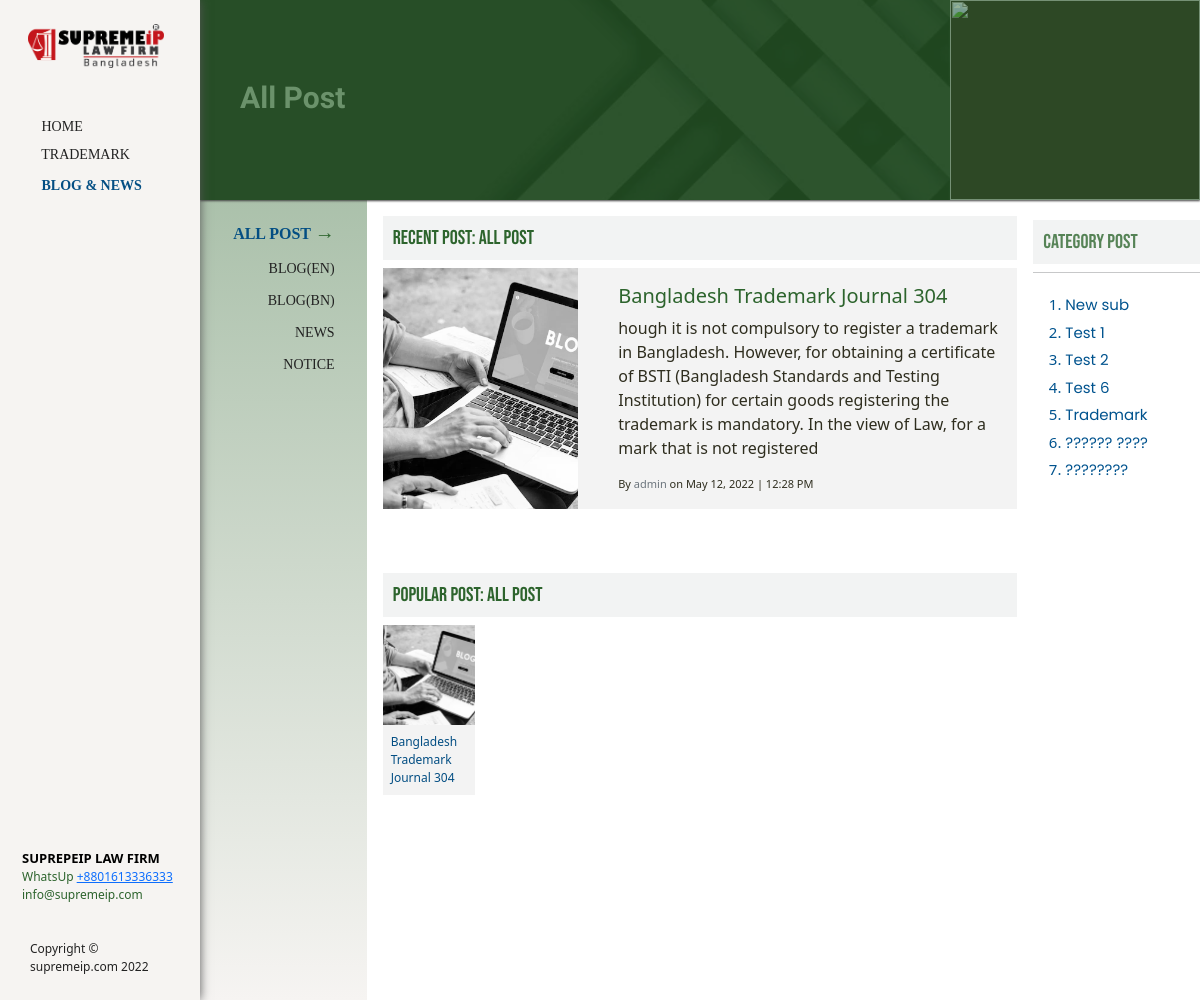
The app's page /post.php with its own data.
### tables this page shows
CREATE TABLE `settings` (
  `id` int(11) NOT NULL AUTO_INCREMENT,
  `logo` varchar(255) NOT NULL,
  `logo_size` float NOT NULL,
  `favicon` varchar(100) NOT NULL,
  `footer` mediumtext NOT NULL,
  `copyrightupdate` text NOT NULL,
  `sidebarcolor` varchar(255) NOT NULL,
  `whatsapp` varchar(255) NOT NULL,
  `Print_page_header` varchar(255) NOT NULL,
  `default_img` varchar(300) NOT NULL,
  `default_img2` varchar(200) NOT NULL,
  `Overlay_color` varchar(200) NOT NULL,
  `Overlay_color2` varchar(100) NOT NULL,
  `default_theam_color` varchar(250) NOT NULL,
  `client_bg_defult` varchar(25) NOT NULL,
  `page_header_font_size` int(10) NOT NULL,
  `page_header_font_color` varchar(200) NOT NULL,
  `page_header_font_famaily` varchar(200) NOT NULL,
  `page_header_font_lettercash` varchar(100) NOT NULL,
  PRIMARY KEY (`id`)
);

CREATE TABLE `pages` (
  `page_id` int(10) NOT NULL AUTO_INCREMENT,
  `manu_title` varchar(255) NOT NULL,
  `page_title` varchar(255) DEFAULT NULL,
  `page_url` varchar(255) DEFAULT NULL,
  `date` date DEFAULT NULL,
  `menu_icon` varchar(50) NOT NULL,
  `time` time(6) DEFAULT NULL,
  `page_parent_id` int(10) DEFAULT NULL,
  `page_status` int(2) NOT NULL DEFAULT '0',
  `page_content` longtext,
  `page_featured_image` varchar(300) DEFAULT NULL,
  `bg_color` varchar(200) NOT NULL,
  `seo_title` varchar(355) NOT NULL DEFAULT 'seo title',
  `seo_keyword` varchar(555) NOT NULL DEFAULT 'seo_keyword',
  `seo_description` varchar(1000) NOT NULL DEFAULT 'seo_description',
  `contact_parson` varchar(20) NOT NULL,
  `contact_parson_titel` varchar(255) NOT NULL DEFAULT 'Your Lawyer is here',
  `contact_parson_color` varchar(20) NOT NULL DEFAULT '#E8E8E8',
  `contact_parson_text_color` varchar(25) NOT NULL,
  `header_bg_img` varchar(355) NOT NULL DEFAULT 'cat1.jpg',
  `bgimag_off_on` varchar(10) NOT NULL DEFAULT '1',
  `header_img_two` varchar(355) NOT NULL DEFAULT 'cat3.jpg',
  `header_overlay_color` varchar(200) NOT NULL,
  `Section_Title_Price` varchar(355) NOT NULL DEFAULT 'Schedule Fee',
  `Section_Title_Flowchart` varchar(355) NOT NULL DEFAULT 'Flowchart',
  `Section_Title_Faq` varchar(355) NOT NULL DEFAULT 'FAQ',
  `Section_Title_File` varchar(355) NOT NULL DEFAULT 'File Download',
  `Section_gap_off_on` int(2) NOT NULL DEFAULT '0',
  `main_menu` int(10) NOT NULL DEFAULT '0',
  `client_off_on` int(2) NOT NULL,
  `services_off_on` int(2) NOT NULL,
  `global_color` int(2) NOT NULL DEFAULT '1',
  PRIMARY KEY (`page_id`)
);

CREATE TABLE `blogs_category` (
  `cat_id` int(11) NOT NULL AUTO_INCREMENT,
  `category_name` varchar(100) NOT NULL,
  `cat_icon` varchar(100) NOT NULL,
  `perent_id` int(2) NOT NULL DEFAULT '0',
  PRIMARY KEY (`cat_id`)
);

CREATE TABLE `blog_news` (
  `id` int(10) NOT NULL AUTO_INCREMENT,
  `post_title` varchar(300) NOT NULL,
  `cat_title` varchar(255) NOT NULL,
  `page_url` varchar(255) NOT NULL,
  `parent_cat_id` int(10) NOT NULL DEFAULT '0',
  `page_status` int(2) NOT NULL,
  `blognews_content` longtext NOT NULL,
  `featured_image` varchar(225) NOT NULL,
  `datetime` datetime(6) NOT NULL,
  `updatedtime` datetime(6) NOT NULL DEFAULT CURRENT_TIMESTAMP(6),
  `page_view` int(10) NOT NULL,
  PRIMARY KEY (`id`)
);

### inc/function.php (called while the page is built, shortened)
<?php
function SelectData($TableName, $moresql){
	global $conn;
	$sql = "SELECT * FROM $TableName $moresql";
	$select = mysqli_query($conn, $sql);
	return $select;
}
function postcate($col_name, $id){
    $row = mysqli_fetch_array(SelectData('blogs_category',"WHERE cat_id='$id'"));
    return $row[$col_name];
}
function settings($U_data){
    $row = mysqli_fetch_array(SelectData('settings',""));
    return html_entity_decode($row[$U_data]);
}
function header_menu($data){
    $row = mysqli_fetch_array(SelectData('header_menu',""));
    return $row[$data];
}
function pagelimit($getpagenumber, $limit){
    global $get_page;
    if (isset($getpagenumber)) { $get_page = $getpagenumber; }
    if ($get_page=="" || $get_page=="1" ) { $traget_page = "0";
    }else{ $traget_page = ($get_page*$limit)-$limit;}
    return($traget_page);
}
?>

### post.php (the view, shortened to what this page needs)
<?php
    include "inc/header.php";
?>
 <main class="col-md-9 ms-sm-auto col-lg-10  px-md-0" >
    <div class="header_img bg-dark ">
        <div class="row mx-0 m-0 p-0">
            <div class="col-9  m-0 p-0"style="background-image: url('assets/brand/cat2.webp'); background-repeat: no-repeat; background-position: center; background-size: cover;">
                <h1 class="text-white h2"><?php if (isset($_GET['category'])) {echo $_GET['category'];}elseif (isset($_GET['sub_category'])) {echo $_GET['sub_category']; }else{echo 'All Post';}?>
                <div class="overlay" style="background:<?=settings('Overlay_color')?>; opacity: 0.7;"></div>
            </h1>
            </div>
            <div class="col-3 m-0 p-0 position-relative">
                <div class="d-flex flex-column">
                    <img src="assets/brand/cat3.jpg"style="height:200px;">
                </div>
                <div class="overlay2" style="background:<?=settings('Overlay_color2')?>; opacity: 0.5;"></div>
                <nav aria-label="" class="breadcrumb_menu">
                    <ol class="nav" style="cursor: pointer;">
                        <li class="nav-link p-1 "><a href="https://www.facebook.com/sharer/sharer.php?u=<?=$sharelink?>"><i class="fab fa-facebook-square fs-5 text-white"></i></a> </li>
                        <li class="nav-link p-1 "><a href="https://twitter.com/intent/tweet?url=<?=$sharelink?>"><i class="fab fa-twitter-square fs-5 text-white"></i></a></li>
                        <li class="nav-link p-1 "><a href="https://www.linkedin.com/shareArticle?mini=true&url=<?=$sharelink?>"><i class="fab fa-linkedin fs-5 text-white"></i></a></li>
                        <li class="nav-link p-1 "><a href="https://api.whatsapp.com/send?text=<?=$sharelink?>"><i class="fab fa-whatsapp-square fs-5 text-white"></i></a></li>
                        <li class="nav-link p-1 "><a href="mailto:info@example.com?&subject=&cc=&bcc=&body=<?=$sharelink?>"><i class="fas fa-envelope fs-5 text-white "></i></a></li>
                    </ol>
                </nav>
            </div>
        </div>
    </div>
 	<div class="row mx-0 p-0 m-0" style="min-height: 800px; background:<?=settings('default_theam_color')?>">
 		<div class="col-2 mt-2  pt-1 p-3 h-50  side-menu ">
            <ul class="nav flex-column main_header">
                <li class="nav-item">
                    <a class="nav-link nav_menu <?php if ($baseurl=='post.php') { echo "active_menu";}?>" href="post.php">
                         All Post <?php if ($baseurl=='post.php') { echo "<span class='h5'>&#8594;</span>";}?>
                    </a>
                </li>
                 <?php
                    $data = SelectData('blogs_category','WHERE perent_id=0');
                    while($row = $data->fetch_object()){?>
                <li class="nav-item">
                    <a class="nav-link nav_menu <?php if ($baseurl=='post.php?category='.$row->category_name OR $prentname==$row->category_name) { echo "active_menu";} ?> " href="post.php?category=<?=$row->category_name?>">
                        <?=$row->category_name?>
                    </a>
                </li>
               <?php }?>
            </ul>
 		</div>
        <div class="col-12 col-md-8 col-lg-8 m-0 p-3 bg-white">
            <div class="cat_content">
            <h5 class="section_title" ><i class='fas fa-file-alt'></i> Recent post:
                <?php if (isset($_GET['category'])) {echo $_GET['category'];}elseif (isset($_GET['sub_category'])) {echo $_GET['sub_category']; }else{echo 'All Post';}?>
            </h5>
            <?php
                if (isset($_GET['category'])) {
                    $data=SelectData('blog_news',"WHERE parent_cat_id='$cat_id'  LIMIT 10");
                }elseif (isset($_GET['sub_category'])) {
                    $sub_cat_id = cateid("{$_GET['sub_category']}");
                    $data=SelectData('blog_news',"WHERE cat_title='$sub_cat_id'  LIMIT 10");
                }else{
                    if (isset($_GET['page'])) {$pageid = $_GET['page'];}else{ $pageid ='';}
                    $traget_page= pagelimit($pageid,'10');
                    $data=SelectData('blog_news',"ORDER BY id DESC LIMIT $traget_page, 10");
                }
                while($row = $data->fetch_object()){?>
                    <div class="Recent_post p-0">
                        <a class="nav-link p-0 m-0" href="post_full.php?detail=<?=$row->page_url?>">
                            <div class="card mb-3 bg-light rounded-0 border-0">
                                <div class="row p-0">
                                    <div class="col-md-4 Recent_post_imge">
                                        <img src="assets/blogs/<?=$row->featured_image?>" width="100%" height="100%" alt="..." style="object-fit: cover;">
                                    </div>
                                    <div class="col-md-8">
                                        <div class="card-body ms-0">
                                            <h5 class="card-title" <?=(postcate('category_name',"$row->parent_cat_id")=='Blog(BN)') ? "style='font-family: bangla-azad !important; font-size:22px;'" : '' ;?> ><?=$row->post_title?></h5>
                                            <p class="card-text text-dark" <?=(postcate('category_name',"$row->parent_cat_id")=='Blog(BN)') ? "style='font-family: bangla-regular !important;font-size:16px;'" : '' ;?> >
                                                <?php $postcontent=html_entity_decode($row->blognews_content); $content=strip_tags($postcontent);
                                                        echo mb_strimwidth($content,0,270," "); ?></p>
                                            <p class="card-text text-dark" style="font-size: 11px;">
                                                By <span class="text-muted">admin</span> on <?=date('M d, Y | h:i A',strtotime($row->datetime)); ?>
                                            </p>
                                        </div>
                                    </div>
                                </div>
                            </div>
                        </a>
                    </div>
                <?php } ?>
            <div class="Popular_post pt-5">
                <h5 class="section_title" ><i class='fas fa-file-alt'></i> Popular post:
                <?php if (isset($_GET['category'])) {echo $_GET['category'];}elseif (isset($_GET['sub_category'])) {echo $_GET['sub_category']; }else{echo 'All Post';}?>
                </h5>
                <div class="row gx-3">
                    <?php
                        $data = (!isset($_GET['category'])) ? SelectData('blog_news','LIMIT 12'): SelectData('blog_news',"WHERE parent_cat_id='$cat_id'  LIMIT 4");
                        while($row = $data->fetch_object()){?>
                        <div class="col-md-2 mb-4 d-flex align-items-stretch">
                            <div class="post_card bg-light p-0 m-0 rounded-0 border-0 " >
                                <a class="nav-link p-0 m-0 " href="post_full.php?detail=<?=$row->page_url?>">
                                <img src="assets/blogs/<?=$row->featured_image?>" style="object-fit: cover; height: 100px;  width:100%">
                                <div class="Popular_post_title p-2"><?= substr_replace($row->post_title, "",150)?></div>
                                </a>
                            </div>
                        </div>
                    <?php } ?>
                </div>
            </div>
        </div>
    </div>
    <div class="col-md-2 m-0 p-0 pt-0 bg-white">
        <div class="sub-cat lawyer">
            <h6 class="m-0 section_title"><i class="far fa-file-alt"></i> Category Post</h6>
            <hr class="p-0 mt-2 " style="border-bottom:3x solid #979797;  width: 100%;" >
            <ul>
                <?php
                    if (isset($_GET['category'])) {
                        $catdata=SelectData('blogs_category',"WHERE perent_id='$cat_id'");
                    }elseif (isset($_GET['sub_category'])) {
                        $pid=perent_id($_GET['sub_category']);
                        $catdata= SelectData('blogs_category',"WHERE perent_id='$pid'");
                    }else{
                        $catdata = SelectData('blogs_category','WHERE perent_id!=0 ORDER BY category_name ASC');
                    }
                    while($catrow = $catdata->fetch_object()){?>
                        <li class="pt-1"><a class="<?=(isset($_GET['sub_category']) AND $_GET['sub_category']==$catrow->category_name) ? 'sub_active' : '' ;?>"  href="post.php?sub_category=<?=$catrow->category_name?>"><?=$catrow->category_name?> </a></li>
                <?php } ?>
            </ul>
        </div>
    </div>
    </div>
 </main>
<?php include"inc/footer.php";?>

### inc/header.php (shortened to what this page needs)
<?php
  include "inc/db.php";
  include "inc/function.php";
  $baseurl=basename($_SERVER['REQUEST_URI']);
?>
<!doctype html>
<html lang="en">
  <head>
    <link href="assets/dist/css/style.css" type="text/css" rel="stylesheet">
    <link rel='stylesheet' type='text/css' href='style.php' />
    <link rel="stylesheet" href="https://kit-pro.fontawesome.com/releases/v5.15.2/css/pro.min.css">
    <link href="assets/dist/css/owl.carousel.min.css" rel="stylesheet">
    <link href="assets/dist/css/bootstrap.min.css" rel="stylesheet" >
  </head>
<body id="supremeip">
  <div class="container-fluid">
  <div class="row">
    <nav id="sidebarMenu" class="col-md-2 col-lg-2 d-md-block sidebar collapse" style="background:<?=header_menu('background_color');?>">
      <div class="position-sticky">
        <div class="logo_text ms-3 mb-4 py-4">
            <div class="logoimg">
              <a href="index.php"><img src="assets/brand/<?=settings('logo')?>"></a>
            </div>
          </div>
        <ul class="navbar-nav ms-3 header_menu">
          <li class="nav-item m-0 p-0 ">
            <a class="nav-link nav_menus m-0 p-0 <?php if (basename($_SERVER['REQUEST_URI'])=='index.php') { echo "active_menu"; } ?>" href="index.php">
            <i class="fas fa-home" style="display: inline-block!important;transform: rotate(0deg);"></i> Home<a>
          </li>
          <?php
              $data = SelectData('pages',"WHERE page_parent_id='0' AND page_status='1' ORDER BY main_menu ASC ");
              while($row = $data->fetch_object()){?>
          <li class="nav-item m-0 p-0 ">
              <a class="nav-link nav_menus m-0 p-0 py-1
              <?php if (basename($_SERVER['REQUEST_URI'])=='page.php?page='.$row->page_url){
                 echo "active"." ";
                }
                 if (isset($_GET['page'])) {
                   if ('page.php?page='.$row->page_url=='page.php?page='.$_GET['page']) {
                      echo "active";
                   }
                 }?>" href="page.php?page=<?=$row->page_url?>">
                 <?=$row->manu_title?>
              </a>
            </li>
          <?php } ?>
          <li class="nav-item">
              <a class="nav-link nav_menus m-0 p-0 py-1 <?php if (basename($_SERVER['REQUEST_URI'])=='post.php') { echo "active"; } ?> " href="post.php">
               <i class="fas fa-blog" style="display: inline-block!important;transform: rotate(0deg);"></i> blog & news<i class="fas fa-location-arrow"></i></a>
          </li>
      </ul>
      </div>
      <div class="copyright-footer">
         <div class="d-flex flex-column">
            <?=settings('footer')?>
          </div>
          <div class="d-flex social">
            <?php
              $data = SelectData('social','');
              if ($data->num_rows>0) {
              while ($social = $data->fetch_object()) {?>
              <a class="p-2" style="color:<?=header_menu('font_color')?>" href="<?=$social->social_url?>"><i class="<?=$social->icon?>"></i></a>
            <?php } } ?>
          </div>
          <div class="my-1 px-2" style="color:<?=header_menu('font_color')?>;font-size:12px" ><?=settings('copyrightupdate')?></div>
        </div>
    </nav>

### records on screen
settings: logo (picture), footer "SUPREPEIP LAW FIRM WhatsUp +8801613336333 info@supremeip.com", copyrightupdate "Copyright © supremeip.com 2022"
pages: manu_title "TRADEMARK"
blogs_category: category_name "BLOG(EN)"
blogs_category: category_name "BLOG(BN)"
blogs_category: category_name "NEWS"
blogs_category: category_name "NOTICE"
blog_news: featured_image (picture), post_title "Bangladesh Trademark Journal 304", blognews_content "hough it is not compulsory to register a trademark in Bangladesh. However, for obtaining a certificate of BSTI (Bangladesh Standards and Testing Institution) for certain goods registering the trademark is mandatory. In the view of Law, for a mark that is not registered", datetime "May 12, 2022 | 12:28 PM"
blogs_category: category_name "New sub"
blogs_category: category_name "Test 1"
blogs_category: category_name "Test 2"
blogs_category: category_name "Test 6"
blogs_category: category_name "Trademark"
blogs_category: category_name "?????? ????"
blogs_category: category_name "????????"
